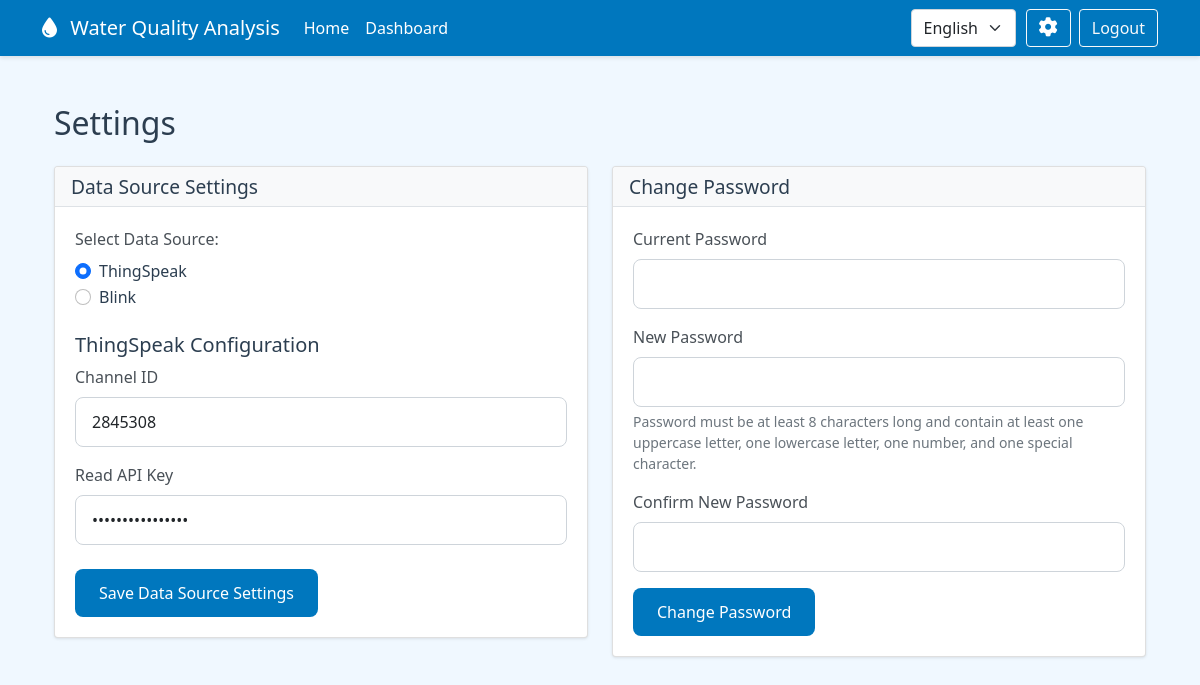
The app's page /settings (signed in) with its own data.
### app.py (models this page shows, shortened)
class User(UserMixin, db.Model):
    __tablename__ = 'users'
    id = db.Column(db.Integer, primary_key=True)
    username = db.Column(db.String(80), unique=True, nullable=False)
    password = db.Column(db.String(120), nullable=False)
    is_admin = db.Column(db.Boolean, default=False)
    data_source = db.Column(db.String(20), default='thingspeak')  # 'thingspeak' or 'blink'
    thingspeak_channel_id = db.Column(db.String(50))
    thingspeak_read_api_key = db.Column(db.String(50))
    blink_auth_token = db.Column(db.String(100))
    blink_device_id = db.Column(db.String(50))
    password_reset_attempts = db.Column(db.Integer, default=0, nullable=True)
    last_password_reset = db.Column(db.DateTime, nullable=True)
    email = db.Column(db.String(120), unique=True, nullable=False)
    preferred_language = db.Column(db.String(10), default='en')
    verification_token = db.Column(db.String(32))
    email_verified = db.Column(db.Boolean, default=False)

### app.py (the view)
@app.route('/settings')
@login_required
def settings():
    settings_data = {
        'data_source': current_user.data_source,
        'thingspeak': {
            'channel_id': current_user.thingspeak_channel_id,
            'read_api_key': current_user.thingspeak_read_api_key
        },
        'blink': {
            'auth_token': current_user.blink_auth_token,
            'device_id': current_user.blink_device_id
        }
    }
    return render_template('settings.html', settings=settings_data)

### app.py (called while the page is built)
@login_manager.user_loader
def load_user(user_id):
    return User.query.get(int(user_id))

### templates/settings.html (shortened to what this page needs)
{% extends "base.html" %}
{% block content %}
<div class="container mt-5">
    <h2 class="mb-4">Settings</h2>
    <div class="row">
        <div class="col-md-6 mb-4">
            <div class="card">
                <div class="card-header">
                    <h4 class="mb-0">Data Source Settings</h4>
                </div>
                <div class="card-body">
                    <form method="POST" action="{{ url_for('update_settings') }}">
                        <div class="mb-4">
                            <label class="form-label">Select Data Source:</label>
                            <div class="form-check">
                                <input class="form-check-input" type="radio" name="data_source" id="thingspeak" value="thingspeak"
                                    {% if settings.data_source == 'thingspeak' %}checked{% endif %} onchange="toggleDataSourceForms()">
                                <label class="form-check-label" for="thingspeak">ThingSpeak</label>
                            </div>
                            <div class="form-check">
                                <input class="form-check-input" type="radio" name="data_source" id="blink" value="blink"
                                    {% if settings.data_source == 'blink' %}checked{% endif %} onchange="toggleDataSourceForms()">
                                <label class="form-check-label" for="blink">Blink</label>
                            </div>
                        </div>
                        <div id="thingspeakForm" class="data-source-form mb-4 {% if settings.data_source != 'thingspeak' %}d-none{% endif %}">
                            <h5>ThingSpeak Configuration</h5>
                            <div class="mb-3">
                                <label for="thingspeak_channel_id" class="form-label">Channel ID</label>
                                <input type="text" class="form-control" id="thingspeak_channel_id" name="thingspeak_channel_id"
                                    value="{{ settings.thingspeak.channel_id }}">
                            </div>
                            <div class="mb-3">
                                <label for="thingspeak_read_api_key" class="form-label">Read API Key</label>
                                <input type="password" class="form-control" id="thingspeak_read_api_key" name="thingspeak_read_api_key"
                                    value="{{ settings.thingspeak.read_api_key }}">
                            </div>
                        </div>
                        <button type="submit" class="btn btn-primary">Save Data Source Settings</button>
                    </form>
                </div>
            </div>
        </div>
        <div class="col-md-6 mb-4">
            <div class="card">
                <div class="card-header">
                    <h4 class="mb-0">Change Password</h4>
                </div>
                <div class="card-body">
                    <form id="passwordForm" method="POST" action="{{ url_for('change_password') }}" onsubmit="return validatePasswordForm()">
                        <div class="mb-3">
                            <label for="currentPassword" class="form-label">Current Password</label>
                            <input type="password" class="form-control" id="currentPassword" name="currentPassword" required>
                        </div>
                        <div class="mb-3">
                            <label for="newPassword" class="form-label">New Password</label>
                            <input type="password" class="form-control" id="newPassword" name="newPassword" required>
                            <div class="form-text">Password must be at least 8 characters long and contain at least one uppercase letter, one lowercase letter, one number, and one special character.</div>
                        </div>
                        <div class="mb-3">
                            <label for="confirmPassword" class="form-label">Confirm New Password</label>
                            <input type="password" class="form-control" id="confirmPassword" name="confirmPassword" required>
                        </div>
                        <button type="submit" class="btn btn-primary">Change Password</button>
                    </form>
                </div>
            </div>
        </div>
    </div>
</div>
{% endblock %}

### static/style.css (style rules this page uses)
body { background-color: #f8f9fa; color: #2c3e50; }
.card { margin-bottom: 20px; box-shadow: 0 1px 3px rgba(0,0,0,0.1); }
.card-header { background-color: #f8f9fa; border-bottom: 1px solid #dee2e6; }
.card-header h4 { color: #2c3e50; margin: 0; font-size: 1.2rem; }
.card-body { padding: 20px; }
.form-control { border: 1px solid #ced4da; }
.btn-primary { background-color: #3498db; border: none; padding: 10px 20px; border-radius: 4px; transition: background-color 0.3s ease; }

### static/css/settings.css (style rules this page uses)
.form-label { font-weight: 500; color: #495057; margin-bottom: 0.5rem; }
.form-control { border-radius: 8px; border: 1px solid #ced4da; padding: 0.75rem 1rem; transition: all 0.3s ease; }
.btn-primary { background-color: #0077be; border-color: #0077be; border-radius: 8px; padding: 0.75rem 1.5rem; font-weight: 500; transition: all 0.3s ease; }

### templates/base.html (style rules this page uses)
body { background-color: #f0f8ff; min-height: 100vh; }

### records on screen
User: data_source "☑ ThingSpeak", data_source "☐ Blink", thingspeak_channel_id "2845308"
